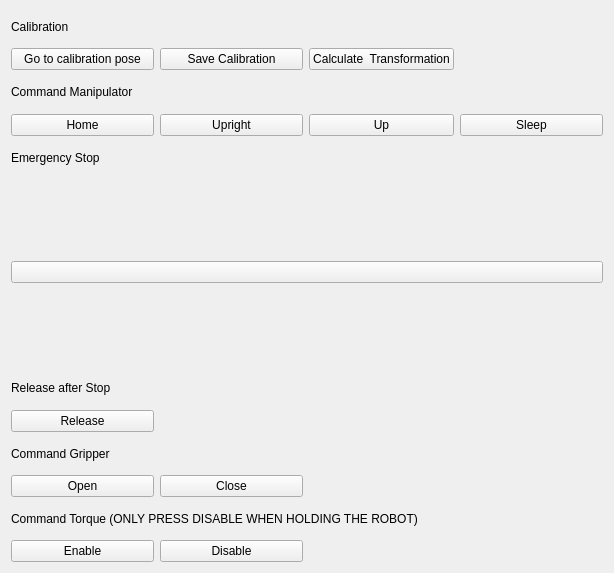
<?xml version="1.0" encoding="UTF-8"?>
<ui version="4.0">
 <class>CalibrationUI</class>
 <widget class="QWidget" name="CalibrationUI">
  <property name="geometry">
   <rect>
    <x>0</x>
    <y>0</y>
    <width>614</width>
    <height>573</height>
   </rect>
  </property>
  <property name="windowTitle">
   <string>Calibration UI</string>
  </property>
  <layout class="QGridLayout" name="gridLayout">
   <item row="4" column="2">
    <widget class="QPushButton" name="upButton">
     <property name="text">
      <string>Up</string>
     </property>
    </widget>
   </item>
   <item row="4" column="3">
    <widget class="QPushButton" name="sleepButton">
     <property name="text">
      <string>Sleep</string>
     </property>
    </widget>
   </item>
   <item row="22" column="0">
    <widget class="QPushButton" name="enableButton">
     <property name="text">
      <string>Enable</string>
     </property>
    </widget>
   </item>
   <item row="7" column="0" rowspan="6" colspan="4">
    <widget class="QPushButton" name="stopButton">
     <property name="text">
      <string/>
     </property>
     <property name="icon">
      <iconset theme="stop">
       <normaloff>.</normaloff>.</iconset>
     </property>
     <property name="iconSize">
      <size>
       <width>256</width>
       <height>256</height>
      </size>
     </property>
    </widget>
   </item>
   <item row="4" column="0">
    <widget class="QPushButton" name="homeButton">
     <property name="text">
      <string>Home</string>
     </property>
    </widget>
   </item>
   <item row="20" column="0">
    <widget class="QPushButton" name="openButton">
     <property name="text">
      <string>Open</string>
     </property>
    </widget>
   </item>
   <item row="0" column="0" colspan="4">
    <widget class="QLabel" name="calibrationLabel">
     <property name="text">
      <string>Calibration</string>
     </property>
    </widget>
   </item>
   <item row="1" column="1">
    <widget class="QPushButton" name="saveButton">
     <property name="text">
      <string>Save Calibration</string>
     </property>
    </widget>
   </item>
   <item row="20" column="1">
    <widget class="QPushButton" name="closeButton">
     <property name="text">
      <string>Close</string>
     </property>
    </widget>
   </item>
   <item row="1" column="0">
    <widget class="QPushButton" name="calibrateButton">
     <property name="text">
      <string>Go to calibration pose</string>
     </property>
    </widget>
   </item>
   <item row="22" column="1">
    <widget class="QPushButton" name="disableButton">
     <property name="text">
      <string>Disable</string>
     </property>
    </widget>
   </item>
   <item row="5" column="0">
    <widget class="QLabel" name="label">
     <property name="text">
      <string>Emergency Stop</string>
     </property>
    </widget>
   </item>
   <item row="2" column="0" colspan="4">
    <widget class="QLabel" name="manipulatorLabel">
     <property name="text">
      <string>Command Manipulator</string>
     </property>
    </widget>
   </item>
   <item row="21" column="0" colspan="4">
    <widget class="QLabel" name="torqueLabel">
     <property name="text">
      <string>Command Torque (ONLY PRESS DISABLE WHEN HOLDING THE ROBOT)</string>
     </property>
    </widget>
   </item>
   <item row="19" column="0" colspan="4">
    <widget class="QLabel" name="gripperLabel">
     <property name="text">
      <string>Command Gripper</string>
     </property>
    </widget>
   </item>
   <item row="4" column="1">
    <widget class="QPushButton" name="uprightButton">
     <property name="text">
      <string>Upright</string>
     </property>
    </widget>
   </item>
   <item row="14" column="0">
    <widget class="QPushButton" name="releaseButton">
     <property name="text">
      <string>Release</string>
     </property>
    </widget>
   </item>
   <item row="13" column="0">
    <widget class="QLabel" name="label_2">
     <property name="text">
      <string>Release after Stop</string>
     </property>
    </widget>
   </item>
   <item row="1" column="2">
    <widget class="QPushButton" name="calculateButton">
     <property name="text">
      <string>Calculate  Transformation</string>
     </property>
    </widget>
   </item>
  </layout>
 </widget>
 <resources/>
 <connections/>
</ui>
